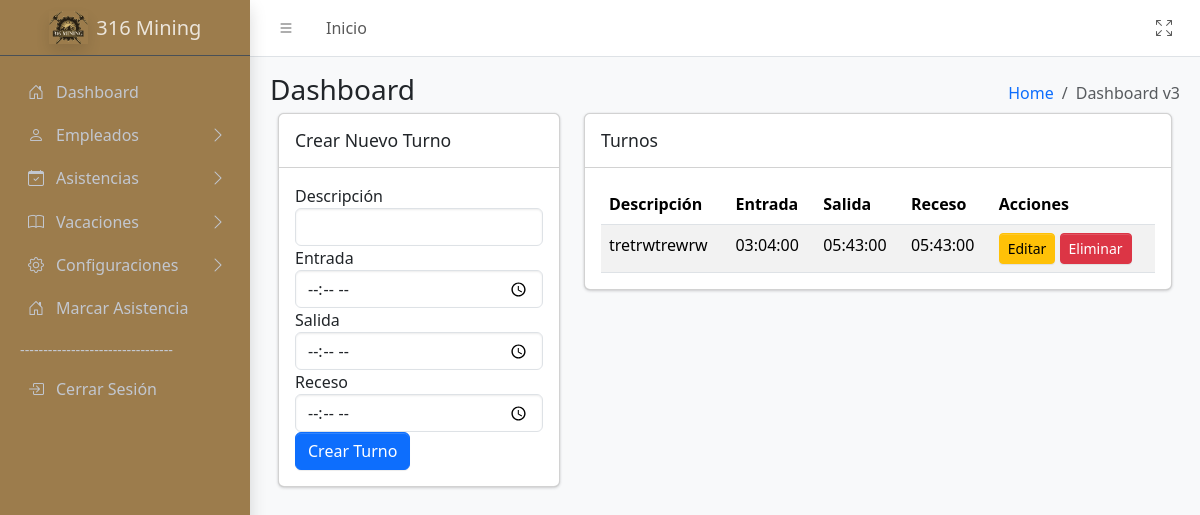
The page /sistema/controller/ConfiguracionesController/TurnosController.php?action=MostrarTurnos (signed in) on the database its author committed.
### tables this page shows
CREATE TABLE `turnos` (
  `idTurno` int(11) NOT NULL,
  `descripcion` varchar(50) NOT NULL,
  `entrada_previa` time NOT NULL,
  `entrada` time DEFAULT NULL,
  `salida` time DEFAULT NULL,
  `receso` time NOT NULL
);

### sistema/controller/BaseController.php (called while the page is built, shortened)
<?php
class BaseController {
        protected function loadView($view,
                                        $data = [],
                                        $additionalCss = [],
                                        $additionalJs = [],
                                        $title = 'Sistema') {
                                    include __DIR__ . '/../view/templates/layout.php';
    }
}
?>

### sistema/model/conexion.php (called while the page is built, shortened)
<?php
class Database {
    public function __construct() {
        try {
            $host = 'localhost';
            $dbname = 'biometrico';
            $username = 'root';
            $password = '';
            $this->conn = new PDO("mysql:host=$host;dbname=$dbname", $username, $password);
        } catch (PDOException $e) {
            echo "Error de conexión: " . $e->getMessage();
            exit();
        }
    }
}
?>

### sistema/model/ConfiguracionModel/TurnosModel.php (called while the page is built, shortened)
<?php
require_once __DIR__ . '/../conexion.php';
class Turnos extends Database {
    public function ObtenerTurnos() {
        $sql = "SELECT * FROM turnos ORDER BY descripcion ASC";
        $stmt = $this->conn->prepare($sql);
        $stmt->execute();
        return $stmt->fetchAll(PDO::FETCH_ASSOC);
    }
}
?>

### sistema/view/Configuracion/Turnos.php (the view, shortened to what this page needs)
<div class="col-sm-6">
    <h3 class="mb-0">Dashboard</h3>
</div>
<div class="col-sm-6">
    <ol class="breadcrumb float-sm-end">
        <li class="breadcrumb-item"><a href="/biometrico/sistema/controller/DashboardController/DashboardController.php?action=MostrarDashboard">Home</a></li>
        <li class="breadcrumb-item active" aria-current="page">
            Dashboard v3
        </li>
    </ol>
</div>
<div class="app-content">
    <div class="container-fluid">
        <div class="row">
            <div class="col-lg-4">
                <div class="card mb-3">
                    <div class="card-header">
                        <h3 class="card-title">Crear Nuevo Turno</h3>
                    </div>
                    <div class="card-body">
                        <form action="/biometrico/sistema/controller/ConfiguracionesController/TurnosController.php?action=CrearTurno" method="POST" id="formCrearTurno">
                            <div class="form-group">
                                <label for="descripcion">Descripción</label>
                                <input type="text" class="form-control" id="descripcion" name="descripcion" required>
                            </div>
                            <div class="form-group">
                                <label for="entrada">Entrada</label>
                                <input type="time" class="form-control" id="entrada" name="entrada" required>
                            </div>
                            <div class="form-group">
                                <label for="salida">Salida</label>
                                <input type="time" class="form-control" id="salida" name="salida" required>
                            </div>
                            <div class="form-group">
                                <label for="receso">Receso</label>
                                <input type="time" class="form-control" id="receso" name="receso" required>
                            </div>
                            <button type="submit" class="btn btn-primary">Crear Turno</button>
                        </form>
                    </div>
                </div>
            </div>
            <div class="col-lg-8">
                <div class="card mb-4">
                    <div class="card-header">
                        <h3 class="card-title">Turnos</h3>
                    </div>
                    <div class="card-body table-responsive">
                        <table class="table table-striped">
                            <thead>
                                <tr>
                                    <th>Descripción</th>
                                    <th>Entrada</th>
                                    <th>Salida</th>
                                    <th>Receso</th>
                                    <th>Acciones</th>
                                </tr>
                            </thead>
                            <tbody>
                                <?php foreach ($Turnos as $Turno): ?>
                                    <tr>
                                        <td><?= $Turno['descripcion'] ?></td>
                                        <td><?= $Turno['entrada'] ?></td>
                                        <td><?= $Turno['salida'] ?></td>
                                        <td><?= $Turno['receso'] ?></td>
                                        <td>
                                            <button class="btn btn-warning btn-sm" data-bs-toggle="modal" data-bs-target="#editModal"
                                                data-id="<?= $Turno['idTurno'] ?>"
                                                data-descripcion="<?= $Turno['descripcion'] ?>"
                                                data-entrada="<?= $Turno['entrada'] ?>"
                                                data-salida="<?= $Turno['salida'] ?>"
                                                data-receso="<?= $Turno['receso'] ?>">Editar</button>
                                            <button class="btn btn-danger btn-sm" data-bs-toggle="modal" data-bs-target="#deleteModal"
                                                data-id="<?= $Turno['idTurno'] ?>"
                                                data-descripcion="<?= $Turno['descripcion'] ?>">Eliminar</button>
                                        </td>
                                    </tr>
                                <?php endforeach; ?>
                            </tbody>
                        </table>
                    </div>
                </div>
            </div>
        </div>
    </div>
</div>

### rows shown on the page
turnos: descripcion "tretrwtrewrw", entrada "03:04:00", salida "05:43:00", receso "05:43:00"
